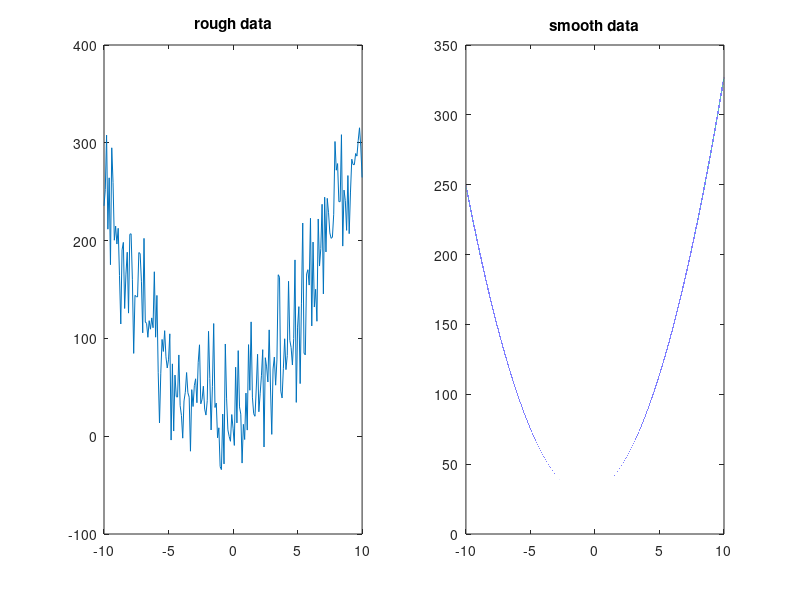

MATLAB code to generate this figure: (Note: this script raises an error after producing the figure.)
clear; close all; clc;

load('R7P2_Data.mat');

figure(1);
subplot(1,2,1);
plot(x,y);

p = polyfit(x,y,2);
title("rough data");


newX=-10:0.0001:10;

newY=polyval(p,newX);
subplot(1,2,2);
plot(newX,newY);
title("smooth data");

disp(p(1) + "*x^2 + " + p(2) + "*x + " + p(3));